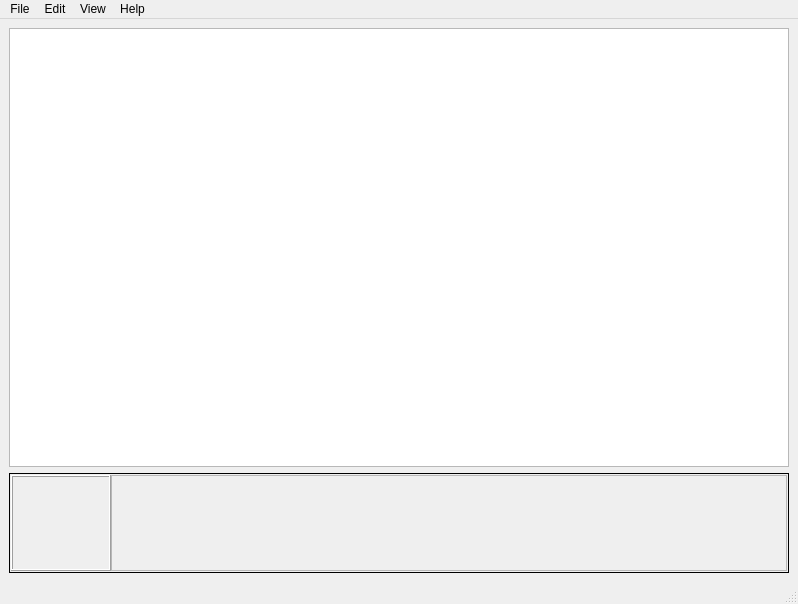
<?xml version="1.0" encoding="UTF-8"?>
<ui version="4.0">
 <class>MainWindow</class>
 <widget class="QMainWindow" name="MainWindow">
  <property name="geometry">
   <rect>
    <x>0</x>
    <y>0</y>
    <width>798</width>
    <height>604</height>
   </rect>
  </property>
  <property name="windowTitle">
   <string>MainWindow</string>
  </property>
  <widget class="QWidget" name="centralwidget">
   <layout class="QVBoxLayout" name="verticalLayout_2">
    <item>
     <layout class="QVBoxLayout" name="verticalLayout">
      <item>
       <widget class="QGraphicsView" name="agraphicsView">
        <property name="frameShape">
         <enum>QFrame::StyledPanel</enum>
        </property>
        <property name="frameShadow">
         <enum>QFrame::Plain</enum>
        </property>
        <property name="lineWidth">
         <number>3</number>
        </property>
        <property name="verticalScrollBarPolicy">
         <enum>Qt::ScrollBarAsNeeded</enum>
        </property>
        <property name="horizontalScrollBarPolicy">
         <enum>Qt::ScrollBarAsNeeded</enum>
        </property>
        <property name="sizeAdjustPolicy">
         <enum>QAbstractScrollArea::AdjustToContents</enum>
        </property>
       </widget>
      </item>
      <item>
       <widget class="QFrame" name="frame">
        <property name="sizePolicy">
         <sizepolicy hsizetype="Preferred" vsizetype="Minimum">
          <horstretch>0</horstretch>
          <verstretch>0</verstretch>
         </sizepolicy>
        </property>
        <property name="minimumSize">
         <size>
          <width>0</width>
          <height>100</height>
         </size>
        </property>
        <property name="frameShape">
         <enum>QFrame::Box</enum>
        </property>
        <property name="frameShadow">
         <enum>QFrame::Plain</enum>
        </property>
        <layout class="QHBoxLayout" name="horizontalLayout_2">
         <property name="leftMargin">
          <number>1</number>
         </property>
         <property name="topMargin">
          <number>1</number>
         </property>
         <property name="rightMargin">
          <number>1</number>
         </property>
         <property name="bottomMargin">
          <number>1</number>
         </property>
         <item>
          <layout class="QHBoxLayout" name="horizontalLayout">
           <property name="spacing">
            <number>0</number>
           </property>
           <property name="sizeConstraint">
            <enum>QLayout::SetDefaultConstraint</enum>
           </property>
           <item>
            <widget class="QFrame" name="frame_2">
             <property name="sizePolicy">
              <sizepolicy hsizetype="Minimum" vsizetype="Preferred">
               <horstretch>0</horstretch>
               <verstretch>0</verstretch>
              </sizepolicy>
             </property>
             <property name="minimumSize">
              <size>
               <width>100</width>
               <height>0</height>
              </size>
             </property>
             <property name="frameShape">
              <enum>QFrame::Box</enum>
             </property>
             <property name="frameShadow">
              <enum>QFrame::Raised</enum>
             </property>
            </widget>
           </item>
           <item>
            <widget class="QScrollArea" name="scrollArea">
             <property name="sizePolicy">
              <sizepolicy hsizetype="Expanding" vsizetype="Minimum">
               <horstretch>0</horstretch>
               <verstretch>0</verstretch>
              </sizepolicy>
             </property>
             <property name="verticalScrollBarPolicy">
              <enum>Qt::ScrollBarAlwaysOff</enum>
             </property>
             <property name="widgetResizable">
              <bool>true</bool>
             </property>
             <widget class="QWidget" name="scrollAreaWidgetContents_2">
              <property name="geometry">
               <rect>
                <x>0</x>
                <y>0</y>
                <width>666</width>
                <height>92</height>
               </rect>
              </property>
             </widget>
            </widget>
           </item>
          </layout>
         </item>
        </layout>
       </widget>
      </item>
     </layout>
    </item>
   </layout>
  </widget>
  <widget class="QMenuBar" name="menubar">
   <property name="geometry">
    <rect>
     <x>0</x>
     <y>0</y>
     <width>798</width>
     <height>26</height>
    </rect>
   </property>
   <widget class="QMenu" name="menuFile">
    <property name="title">
     <string>File</string>
    </property>
   </widget>
   <widget class="QMenu" name="menuEdit">
    <property name="title">
     <string>Edit</string>
    </property>
   </widget>
   <widget class="QMenu" name="menuView">
    <property name="title">
     <string>View</string>
    </property>
   </widget>
   <widget class="QMenu" name="menuHelp">
    <property name="title">
     <string>Help</string>
    </property>
   </widget>
   <addaction name="menuFile"/>
   <addaction name="menuEdit"/>
   <addaction name="menuView"/>
   <addaction name="menuHelp"/>
  </widget>
  <widget class="QStatusBar" name="statusbar"/>
 </widget>
 <resources/>
 <connections/>
</ui>
